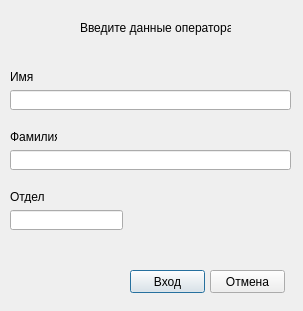
<?xml version="1.0" encoding="UTF-8"?>
<ui version="4.0">
 <class>Login</class>
 <widget class="QDialog" name="Login">
  <property name="geometry">
   <rect>
    <x>0</x>
    <y>0</y>
    <width>303</width>
    <height>311</height>
   </rect>
  </property>
  <property name="windowTitle">
   <string>Dialog</string>
  </property>
  <widget class="QLabel" name="label">
   <property name="geometry">
    <rect>
     <x>80</x>
     <y>20</y>
     <width>151</width>
     <height>16</height>
    </rect>
   </property>
   <property name="text">
    <string>Введите данные оператора</string>
   </property>
  </widget>
  <widget class="QLabel" name="label_2">
   <property name="geometry">
    <rect>
     <x>10</x>
     <y>70</y>
     <width>47</width>
     <height>13</height>
    </rect>
   </property>
   <property name="text">
    <string>Имя</string>
   </property>
  </widget>
  <widget class="QLabel" name="label_3">
   <property name="geometry">
    <rect>
     <x>10</x>
     <y>130</y>
     <width>47</width>
     <height>13</height>
    </rect>
   </property>
   <property name="text">
    <string>Фамилия</string>
   </property>
  </widget>
  <widget class="QLabel" name="label_4">
   <property name="geometry">
    <rect>
     <x>10</x>
     <y>190</y>
     <width>47</width>
     <height>13</height>
    </rect>
   </property>
   <property name="text">
    <string>Отдел</string>
   </property>
  </widget>
  <widget class="QLineEdit" name="lineEdit">
   <property name="geometry">
    <rect>
     <x>10</x>
     <y>90</y>
     <width>281</width>
     <height>20</height>
    </rect>
   </property>
  </widget>
  <widget class="QLineEdit" name="lineEdit_2">
   <property name="geometry">
    <rect>
     <x>10</x>
     <y>150</y>
     <width>281</width>
     <height>20</height>
    </rect>
   </property>
  </widget>
  <widget class="QLineEdit" name="lineEdit_3">
   <property name="geometry">
    <rect>
     <x>10</x>
     <y>210</y>
     <width>113</width>
     <height>20</height>
    </rect>
   </property>
  </widget>
  <widget class="QPushButton" name="pushButton">
   <property name="geometry">
    <rect>
     <x>130</x>
     <y>270</y>
     <width>75</width>
     <height>23</height>
    </rect>
   </property>
   <property name="text">
    <string>Вход</string>
   </property>
  </widget>
  <widget class="QPushButton" name="pushButton_2">
   <property name="geometry">
    <rect>
     <x>210</x>
     <y>270</y>
     <width>75</width>
     <height>23</height>
    </rect>
   </property>
   <property name="text">
    <string>Отмена</string>
   </property>
  </widget>
 </widget>
 <resources/>
 <connections/>
</ui>
